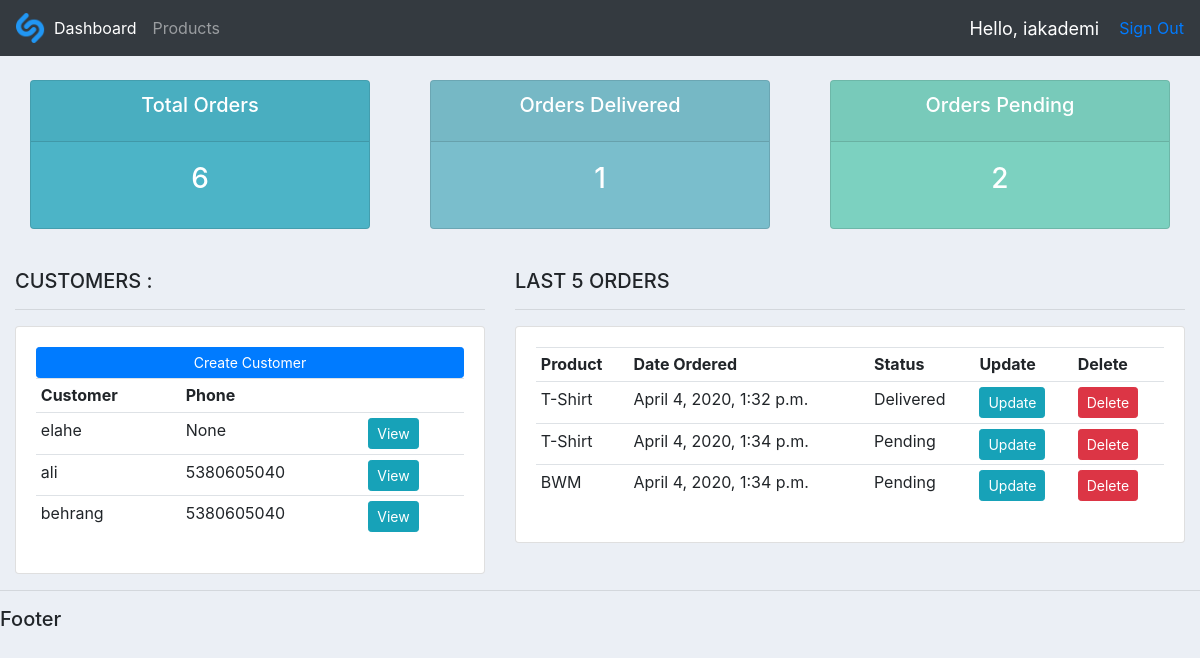
The app's page / (signed in), older data.
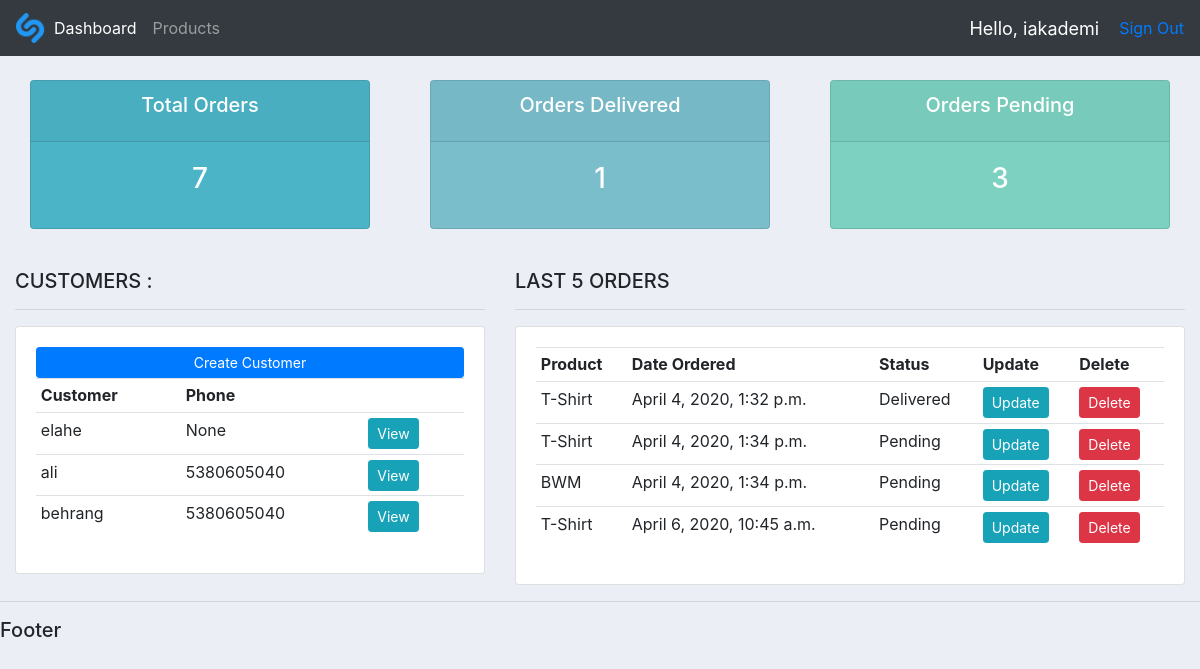
The same page, newer data.
### accounts/models.py (models this page shows, shortened)
class Customer(models.Model):
    user = models.OneToOneField(User, null=True, on_delete=models.CASCADE)
    name = models.CharField(max_length=200, null=True)
    phone = models.CharField(max_length=20, null=True)
    email = models.CharField(max_length=200, null=True)
    dateCreated = models.DateTimeField(auto_now_add=True, null=True)
    profilePicture = models.ImageField(null=True, blank=True)

class Order(models.Model):
    Status = (
        ('Pending', 'Pending'),
        ('Out of Delivery', 'Out Of Delivery'),
        ('Delivered', 'Delivered')
    )
    customer = models.ForeignKey(Customer, null=True, on_delete=models.SET_NULL)
    product = models.ForeignKey(Product, null=True, on_delete=models.SET_NULL)
    dateCreated = models.DateTimeField(auto_now_add=True, null=True)
    status = models.CharField(max_length=200, null=True, choices=Status, default='Pending')
    note = models.CharField(max_length=1000, null=True)
    adet = models.IntegerField(null=True)
    totalCost= models.IntegerField(null=True)

class Product(models.Model):
    Category = (
        ('Indoor', 'Indoor'),
        ('Outdoor', 'Outdoor'),
        ('Electronic', 'Electronic')
    )
    name = models.CharField(max_length=200, null=True)
    price = models.FloatField(null=True)
    category = models.CharField(max_length=200, null=True, choices=Category)
    description = models.CharField(max_length=200, null=True)
    dateCreated = models.DateTimeField(auto_now_add=True, null=True)
    tags = models.ManyToManyField(Tag)
    def __str__(self):
        return self.name

### accounts/decorators.py (the view)
    def wrapper_function(request, *args, **kwargs):
        group = None
        if request.user.groups.exists():
            group = request.user.groups.all()[0].name
        if group == 'customer':
            return redirect('user-page')
        if group == 'admin':
            return view_func(request, *args, **kwargs)

### accounts/views.py (called while the page is built)
@login_required(login_url='signin')
@user_analyser
def home(request):
    orders = Order.objects.all()
    customers = Customer.objects.all()
    totalCustomers = customers.count()
    totalOrders = orders.count()
    delivered = orders.filter(status='Delivered').count()
    pending = orders.filter(status='Pending').count()
    totalOrdersAmount = 0
    for order in orders:
        totalOrdersAmount += order.adet
    context = {'orders': orders,
               'customers': customers,
               'totalOrders': totalOrders,
               'totalCustomers': totalCustomers,
               'delivered': delivered,
               'pending': pending,
               'totalOrdersAmount':totalOrdersAmount
               }
    return render(request, 'accounts/dashboard.html', context)

### accounts/templates/accounts/dashboard.html
{% extends 'accounts/main.html' %}
{% block content %}
{% include 'accounts/status.html'%}
<br>
<div class="row">
    <div class="col-md-5">
        <h5>CUSTOMERS : </h5>
        <hr>
        <div class="card card-body">
            <a class="btn btn-primary btn-sm btn-block" href="#">Create Customer</a>
            <table class="table table-sm">
                <tr>
                    <th>Customer</th>
                    <th>Phone</th>
                    <th></th>
                </tr>
                {% for customer in customers %}
                <tr>
                    <td>{{customer.name}}</td>
                    <td>{{customer.phone}}</td>
                    <td><a href="{% url 'customer' customer.id %}" class="btn btn-sm btn-info">View</a></td>
                </tr>
                {% endfor %}
            </table>
        </div>
    </div>
    <div class="col-md-7">
        <h5>LAST 5 ORDERS</h5>
        <hr>
        <div class="card card-body">
            <table class="table table-sm">
                <tr>
                    <th>Product</th>
                    <th>Date Ordered</th>
                    <th>Status</th>
                    <th>Update</th>
                    <th>Delete</th>
                </tr>
                {% for order in orders %}
                <tr>
                    <td>{{order.product}}</td>
                    <td>{{order.dateCreated}}</td>
                    <td>{{order.status}}</td>
                    <td><a href="#" class="btn btn-sm btn-info">Update</a></td>
                    <td><a href="#" class="btn btn-sm btn-danger">Delete</a></td>
                </tr>
                {%endfor%}
            </table>
        </div>
    </div>
</div>
{% endblock %}

Row changes from the older to the newer data that the page shows:
added Order: product "T-Shirt", dateCreated "April 6, 2020, 10:45 a.m.", status "Pending"
Text that changed along with them:
{{ totalOrdersAmount }}: "6" → "7"
{{ pending }}: "2" → "3"
